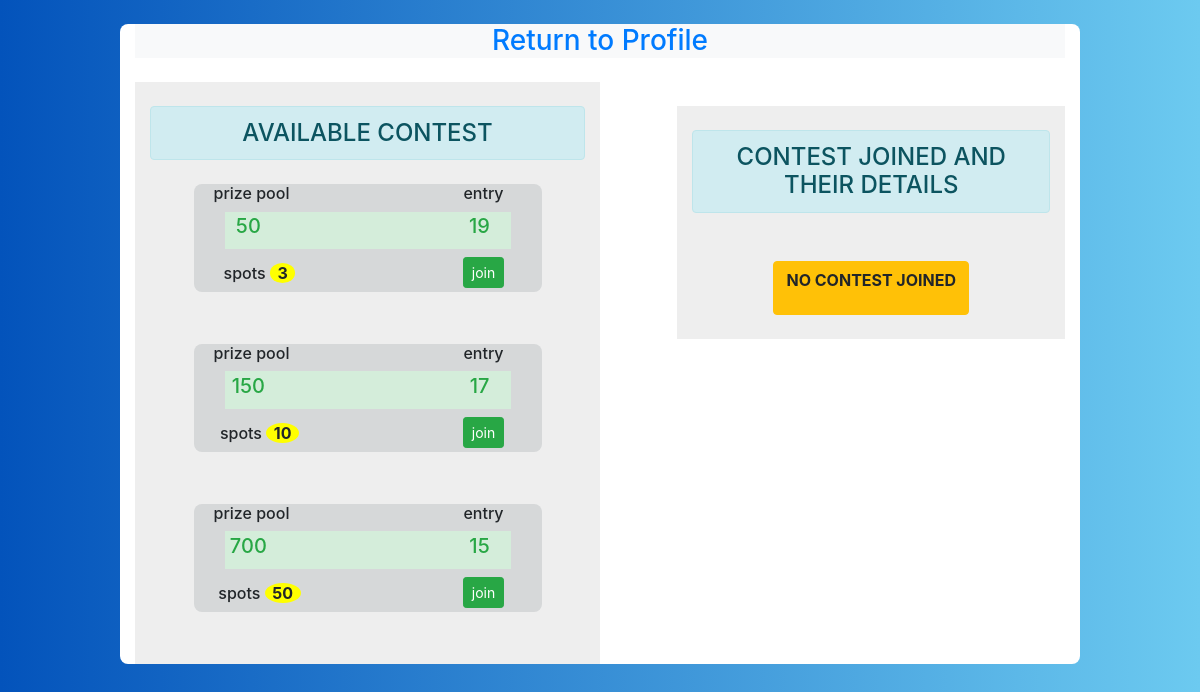
The app's page /select_contest/ (signed in) with its own data.
### accounts/models.py (models this page shows, shortened)
class ContestProfile(models.Model):
    id = models.AutoField(primary_key=True)
    Name = models.CharField(max_length=50)
    NoOfPlayer = models.IntegerField()
    fees =  models.IntegerField()
    winnerPrize =  models.IntegerField()

### accounts/views.py (the view)
# urls.py: path("select_contest/" ,views.select_con , name = "select_contest" ),
@login_required# from here we can see list of availabe contest
def select_con(req):
	if req.method == 'POST':
		value_x = req.POST.get('contestname')
		print(value_x)
		if value_x == None:
			req.method = 'POST'
		else:
			if value_x != None and extendedUser.objects.get(usr__id = req.user.id).amount < ContestProfile.objects.get(pk = value_x).fees:
				msg.add_message(req,msg.WARNING,'INSUFFICIENT BALANCE !!')
				stklist = StockProfile.objects.all()
				contestlist = ContestProfile.objects.all()
				cxt = {'contestlist' : contestlist,'stocklist':stklist}
				return render(req,'enroll/contest_selection.html', cxt)
			req.method = 'GET'
		print(req.method,value_x,"req,value_x from select con")
		return join_con(req , value_x)
	else:
		if checkall.objects.get(pk = 1).is_contestStarted == True:
			msg.add_message(req,msg.WARNING,'NOW YOU CANNOT JOIN MATCH !!')
		stklist = StockProfile.objects.all()
		contestlist = ContestProfile.objects.all()
		notStartedcnst = ContestConfirm.objects.filter(player__usr = req.user.id,Ongoing_contest__contest_status = "NotStarted").values_list('player__usr__username','Ongoing_contest',
									'Ongoing_contest__contest_type__Name','stock_selected__name',
									'stock_selected__yesterday_closingPrice',
									'stockQuantity')
		df = pd.DataFrame.from_records(notStartedcnst,
									columns = ['player_username','Ongoing_contest',
									'Ongoing_contest_Name','stock_selected_name',
									'stock_selected_yesterday_closingPrice',
									'stockQuantity'])
		contest_ids = df.Ongoing_contest.unique()
		contest_name = df.Ongoing_contest_Name.unique()
		cnstNameNid = df[df.Ongoing_contest_Name.isin(contest_name)]
		cnstNameNid = cnstNameNid[['Ongoing_contest','Ongoing_contest_Name']].drop_duplicates(['Ongoing_contest'])
		cnstvals = cnstNameNid.values.tolist()
		if len(cnstNameNid) > 0:
			finaldict = cnstNameNid.set_index('Ongoing_contest').T.to_dict('records')[0]
			Mainlst = []
			cnstdict = {}
			for constId in contest_ids:
				f = df[(df.Ongoing_contest == constId)]
				f = f[['stockQuantity','stock_selected_name','stock_selected_yesterday_closingPrice']]
				flist = f.values.astype(str).tolist()
				for cnstval in cnstvals:
					if constId in cnstval:
						cnstdict.__setitem__(tuple(cnstval),flist)
			cxt = {'contestlist' : contestlist,'joinedcontestlist':cnstdict}
		else:
			cxt = {'contestlist' : contestlist}
		return render(req,'enroll/contest_selection.html', cxt)

### accounts/templates/enroll/contest_selection.html (shortened to what this page needs)
<!DOCTYPE html>
<html lang="en">
<head>
    <link rel="stylesheet" href="https://cdn.jsdelivr.net/npm/bootstrap@4.5.3/dist/css/bootstrap.min.css"
>
</head>
<body>
    <div class="container emp-displye text-center">
        <div class="text-center bg-light my-4"><a href="{% url 'profile' %}">
                <h3>Return to Profile</h3>
            </a></div>
        <div class="row " style="margin-left: 0%; margin-right: 0%;">
            {% if contestlist %}
            <div class="col-md-6" style="background-color: #eee; height: fit-content;">
                <h4 class="text-center alert alert-info my-4">AVAILABLE CONTEST</h4>
                <div class="w-auto ">
                    {% for contst in contestlist %}
                    <div class="container emp-displye" style="background-color: #d6d8d9;">
                        <div class="row justify-content-between ">
                            <div class="col-4"><strong>
                                    <h6> prize pool</h6>
                                </strong></div>
                            <div class="col-4"><strong>
                                    <h6>entry</h6>
                                </strong></div>
                        </div>
                        <div class="row justify-content-between text-center mx-3" style="background-color: #d4edda">
                            <div class="col-2  text-success" style="background-color: #d4edda;padding: 1%;">
                                <h5>{{contst.winnerPrize}}</h5>
                            </div>
                            <div class="col-2  text-success" style="background-color: #d4edda;padding: 1%; padding-right: 6%;">
                                <h5>{{contst.fees}}</h5></strong>
                            </div>
                        </div>
                        <div class="row justify-content-between my-1">
                            <div class="col-4 mt-1 ml-2" style="margin-left: 5%; padding:1% "><strong>
                                    <h6 style="display:inline ;">spots </h6>
                                    <div style="border-radius: 50%;display: inline;background-color: yellow;">
                                        &nbsp; {{contst.NoOfPlayer}} &nbsp;
                                    </div>
                                </strong></div>
                            <div class="col-4 my-1" >
                                <form action="" method="POST">
                                    <input type="submit" class="btn btn-success btn-sm" id="cnt{{contst.id}}" value="join">
                                </form>
                            </div>
                        </div>
                    </div>
                    <br><br>
                    {% endfor %}
                </div>
            </div>
            {% endif %}
            <div class="col-md-1">
            </div>
            <div class="col-md-5 my-4 text-center " style="background-color: #eee; height:max-content">
                <h4 class="alert alert-info text-center my-4">CONTEST JOINED AND THEIR DETAILS</h4>
                {% if joinedcontestlist %}
                {% for key,frm in joinedcontestlist.items %}
                <button type="text" class="btn btn-secondary my-2 d-inline">contest type is {{key.1}}</button>
                <a class=" btn btn-warning d-inline" name="{{key.0}}" href="{% url 'editportfolio' key.0 %}"> EDIT</a>
                <table class="table table-sm table-striped content">
                    <thead>
                        <tr>
                            <th scope="col">Srn.no</th>
                            <th scope="col">STOCK SELECTED</th>
                            <th scope="col">STOCK PRICE</th>
                        </tr>
                    </thead>
                    <tbody>
                        {% for fm in frm %}
                        <tr>
                            <th>{{forloop.counter}}</th>
                            <td> {{fm.1}}</td>
                            <td>{{fm.2}}</td>
                            <td></td>
                        </tr>
                        {% endfor %}
                    </tbody>
                </table>
                {% endfor %}
                {% else %}
                <div class='text-center'>
                    <div class='btn btn-warning no-click my-4' style="cursor: default;">
                        <p> <b>NO CONTEST JOINED</b> </p>
                    </div>
                </div>
                {% endif %}
            </div>
      </div>
    </div>
</body>
</html>

### accounts/templates/enroll/contest_selection.html (style rules this page uses)
body { background: -webkit-linear-gradient(left, #0353bb, #6ccaf0); }
.emp-displye { border-radius: 0.5rem; background: #fff; max-width: 80%; }

### records on screen
ContestProfile: winnerPrize "50", fees "19", NoOfPlayer "3"
ContestProfile: winnerPrize "150", fees "17", NoOfPlayer "10"
ContestProfile: winnerPrize "700", fees "15", NoOfPlayer "50"
